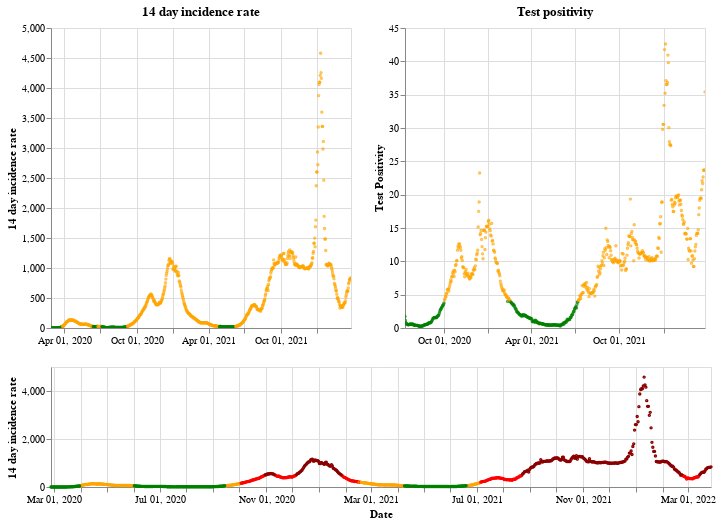

Notebook cell for this chart:
### Markdown cell above
## Wales

### Code cell
plot_traffic_light('Wales')

### Figure 1 — Vega-Lite specification as saved in the notebook (floating-point values rounded to 4 significant figures; data arrays with more than 128 entries replaced by an {"elided": "..."} marker saying what was removed)
{"config": {"view": {"continuousWidth": 400, "continuousHeight": 300}}, "vconcat": [{"hconcat": [{"mark": {"type": "point", "size": 2}, "encoding": {"color": {"condition": {"value": "green", "test": "(datum.twoWeeklyCasesRate <= 25)"}, "value": "orange"}, "tooltip": [{"type": "nominal", "field": "areaName"}, {"type": "temporal", "field": "date"}, {"type": "quantitative", "field": "twoWeeklyCasesRate"}, {"type": "quantitative", "field": "testPositivity"}], "x": {"type": "temporal", "axis": {"title": ""}, "field": "date", "scale": {"domain": {"selection": "DateBrush"}}, "timeUnit": "yearmonthdate"}, "y": {"type": "quantitative", "axis": {"title": "14 day incidence rate"}, "field": "twoWeeklyCasesRate"}}, "title": "14 day incidence rate", "width": 300}, {"mark": {"type": "point", "size": 2}, "encoding": {"color": {"condition": {"value": "green", "test": "(datum.testPositivity <= 4)"}, "value": "orange"}, "tooltip": [{"type": "nominal", "field": "areaName"}, {"type": "temporal", "field": "date"}, {"type": "quantitative", "field": "twoWeeklyCasesRate"}, {"type": "quantitative", "field": "testPositivity"}], "x": {"type": "temporal", "axis": {"title": ""}, "field": "date", "scale": {"domain": {"selection": "DateBrush"}}, "timeUnit": "yearmonthdate"}, "y": {"type": "quantitative", "axis": {"title": "Test Positivity"}, "field": "testPositivity"}}, "title": "Test positivity", "width": 300}]}, {"layer": [{"mark": {"type": "point", "size": 2}, "encoding": {"color": {"condition": {"value": "orange", "test": "(((datum.testPositivity < 4) && (datum.twoWeeklyCasesRate >= 50)) && (datum.twoWeeklyCasesRate < 200))"}, "value": "red"}, "opacity": {"condition": {"value": 1, "test": "((datum.twoWeeklyCasesRate >= 50) && (datum.twoWeeklyCasesRate < 500))"}, "value": 0}, "tooltip": [{"type": "nominal", "field": "areaName"}, {"type": "temporal", "field": "date"}, {"type": "quantitative", "field": "twoWeeklyCasesRate"}, {"type": "quantitative", "field": "testPositivity"}], "x": {"type": "temporal", "axis": {"title": "Date"}, "field": "date", "timeUnit": "yearmonthdate"}, "y": {"type": "quantitative", "axis": {"title": "14 day incidence rate"}, "field": "twoWeeklyCasesRate"}}, "selection": {"DateBrush": {"type": "interval", "encodings": ["x"], "fields": ["Time"]}}}, {"mark": {"type": "point", "size": 2}, "encoding": {"color": {"value": "darkred"}, "opacity": {"condition": {"value": 1, "test": "(datum.twoWeeklyCasesRate >= 500)"}, "value": 0}, "tooltip": [{"type": "nominal", "field": "areaName"}, {"type": "temporal", "field": "date"}, {"type": "quantitative", "field": "twoWeeklyCasesRate"}, {"type": "quantitative", "field": "testPositivity"}], "x": {"type": "temporal", "axis": {"title": "Date"}, "field": "date", "timeUnit": "yearmonthdate"}, "y": {"type": "quantitative", "axis": {"title": "14 day incidence rate"}, "field": "twoWeeklyCasesRate"}}}, {"mark": {"type": "point", "size": 2}, "encoding": {"color": {"condition": {"value": "green", "test": "((datum.testPositivity < 4) && (datum.twoWeeklyCasesRate < 50))"}, "value": "orange"}, "opacity": {"condition": {"value": 1, "test": "(datum.twoWeeklyCasesRate < 50)"}, "value": 0}, "tooltip": [{"type": "nominal", "field": "areaName"}, {"type": "temporal", "field": "date"}, {"type": "quantitative", "field": "twoWeeklyCasesRate"}, {"type": "quantitative", "field": "testPositivity"}], "x": {"type": "temporal", "axis": {"title": "Date"}, "field": "date", "timeUnit": "yearmonthdate"}, "y": {"type": "quantitative", "axis": {"title": "14 day incidence rate"}, "field": "twoWeeklyCasesRate"}}}], "height": 120, "width": 660}], "data": {"name": "data-fd4512d43eeafbb350c657be6a7559a1"}, "$schema": "https://vega.github.io/schema/vega-lite/v4.8.1.json", "datasets": {"data-fd4512d43eeafbb350c657be6a7559a1": {"elided": "761 records"}}}
